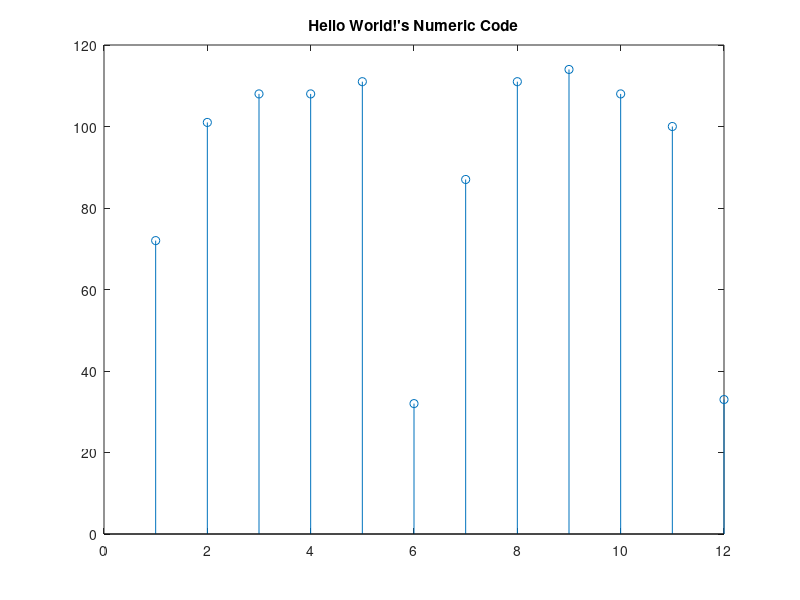

Write the MATLAB code that produced this figure. (Note: this script raises an error after producing the figure.)
%% Lesson 5c: Character Arrays and Strings

clear
myString = 'Hello World!';
whos

%%
stem(uint16(myString))
title([myString '''s' ' Numeric Code'])

%% sprintf
% The sprintf function is useful in formatting strings to be output like
% you would in C.

numberOfStudents = 20;
section = 'B';
averageGrade = mean(40 + randn(numberOfStudents,1));
sprintf('There are %d students in physics section %s with an average grade of %0.2f',...
        numberOfStudents,section,averageGrade)

%%
numberOfStudents = 41;
averageGrade = mean([-inf; 80 + randn(numberOfStudents,1)]);
sprintf('There are %04d students in signals with an average grade of...\n %0.2f',...
        numberOfStudents,averageGrade)
    
%%
plotTitles = ['Hello World!';...
              'This will never ';...
              'work!'];
          
%% String Arrays

plotLegends = [string('Hello World!');...
string('This will indeed ');...
string('work')]

%%
% or better

plotLegends = ["Hello World!";...
"This will indeed ";...
"work"]

%%
plot(rand(10,3))
legend(plotLegends)

%%
plotLegends(3)
plotLegends{3}(4)

% Why does the above work? Per the docs, "You can index into a string array
% using curly braces, {}, to access characters directly. Use curly braces
% when you need to access and modify characters within a string element.
% Indexing with curly braces provides compatibility for code that could
% work with either string arrays or cell arrays of character vectors. But
% whenever possible, use string functions to work with the characters in
% strings."

%% Parsing
% Using split, you can separate strings into a cell array or string array
% based on certain qualifications, most commonly whitespace.

t = ['The rain in Spain stays' newline 'mainly in the plain.']

split(t)
split(t,'n')

% You can also return the delimiters if you want
[cellArray, delimiters] = split(t,{'n' 'h'})

% You can also use the function strsplit, but it's not recommended
strsplit(t)

%% Finding Substrings
% In a similar fashion, you can search for patterns in strings using
% strfind.

idx = strfind(t,'in')          % indices of where substring is in the string
